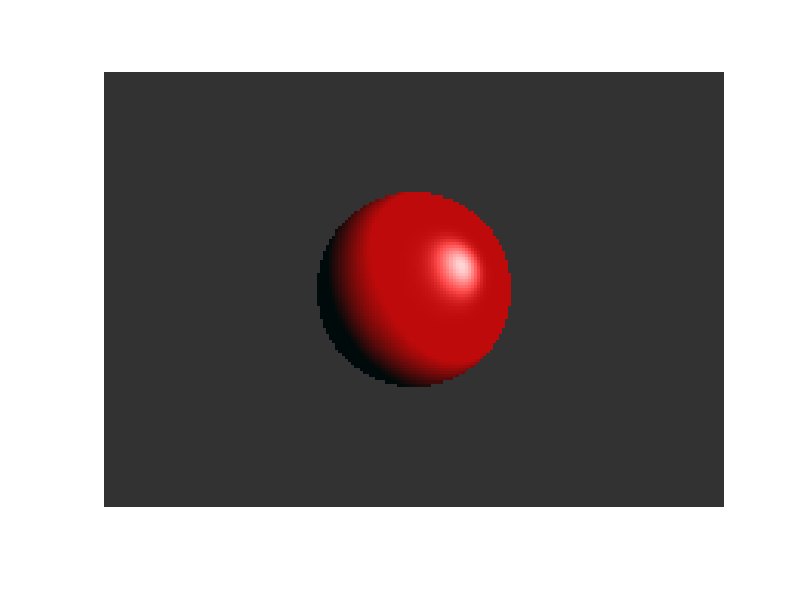

This figure's MATLAB source:
tic;
clear; clc;

x0=0; y0=0; z0=0;
x1=x0+1;
xc=10; yc=0; zc=0; r=3;
xL=4; yL=10; zL=5;
row=1; col=1;

md=1.5; ms=0.8; sk=20; 

La=10;
obj_color=[180;0;0];
light_color=[255;255;255];    

%for center=[
for y1=-1:0.01:1
    for z1=0.7:-0.01:-0.7
        
        a=(x1-x0)^2 + (y1-y0)^2 + (z1-z0)^2;
        b = 2*((x1-x0)*(x0-xc) + (y1-y0)*(y0-yc) + (z1-z0)*(z0-zc));
        c = xc^2 + yc^2 + zc^2 + x0^2 + y0^2 + z0^2 - ...
            2*(xc*x0 + yc*y0 + zc*z0) - r^2;
         
        delta = b^2-4*a*c;
        if delta>=0
            root=(-b-sqrt(delta))/2*a;
            x=x0+root*(x1-x0);
            y=y0+root*(y1-y0);
            z=z0+root*(z1-z0);
            
            N=2*[x-xc; y-yc; z-zc]; N=N/norm(N);
            L=[x-xL; y-yL; z-zL]; L=L/norm(L);
            V=[x-x0; y-y0; z-z0]; V=V/norm(V);
            H=-(L+V); H=H/norm(H);
            
            % Blinn-Phong shading model
            color=obj_color - md*obj_color*max(dot(L,N),0)...
                  + ms*light_color*max(dot(H,N),0)^sk + La;
            
            I(row,col,1:3)=color;
            
        else
            I(row,col,1:3)=[50,50,50];
        end
            
        row=row+1;
    end
    row=1;
    col=col+1;
end
I=uint8(I);
imshow(I,'initialmagnification','fit')
toc;